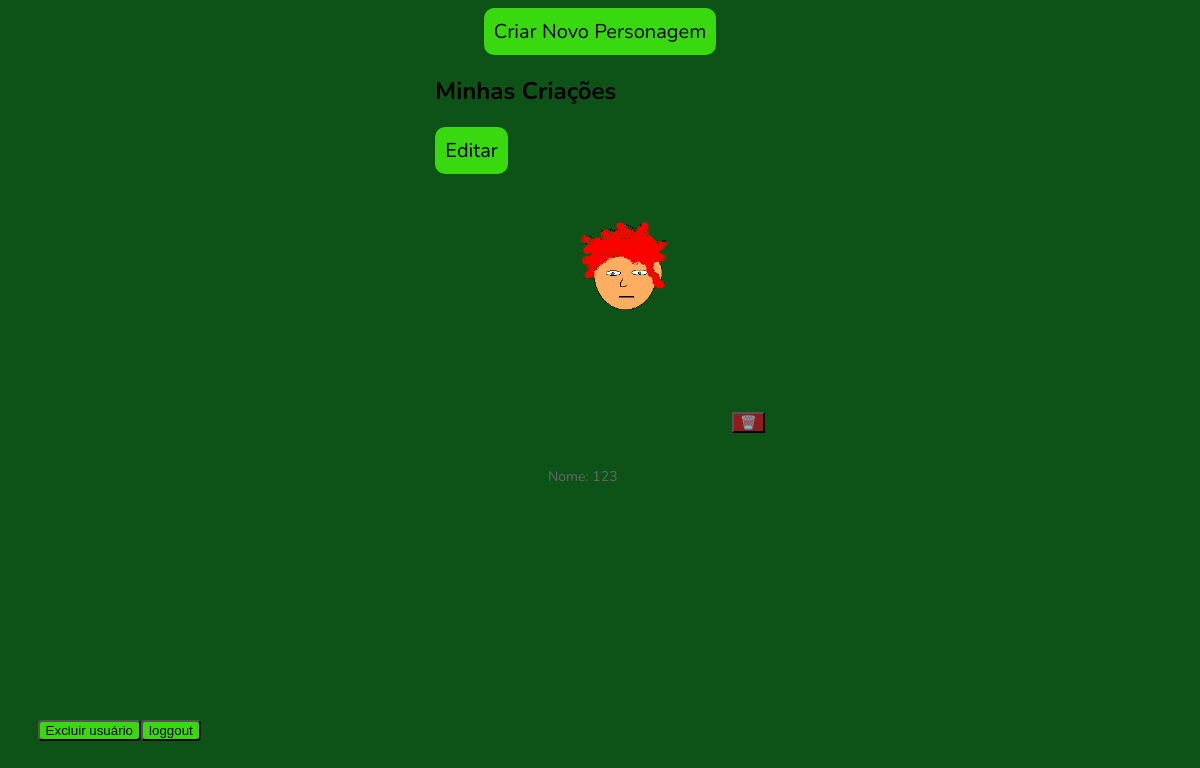
The page /home (signed in) on the database as committed earlier.
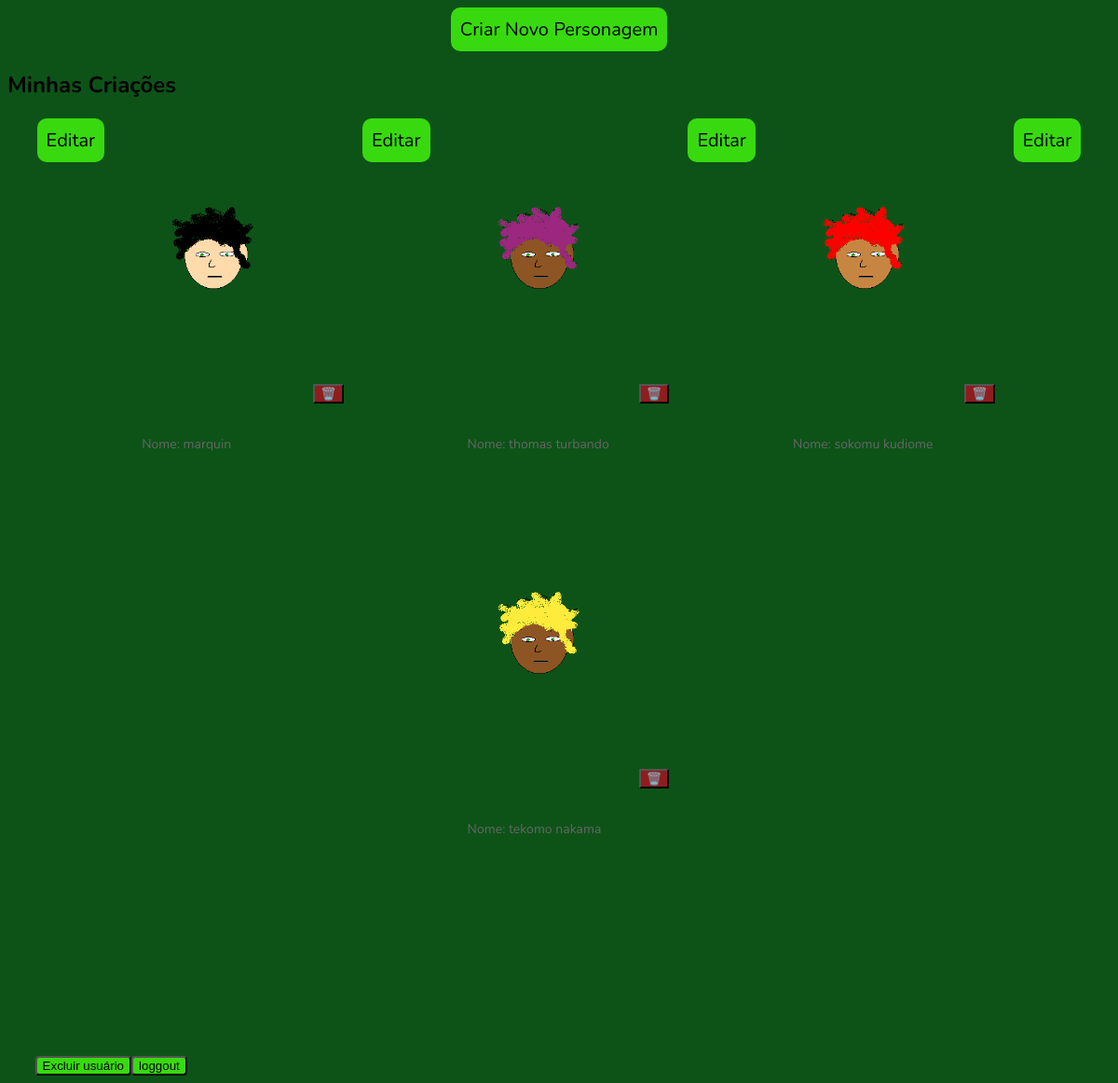
The same page on the database as committed later.
### tables this page shows
CREATE TABLE personagens (id integer primary key, nome text, variacao integer, email_usuario text,
             FOREIGN KEY(email_usuario) REFERENCES usuarios(email));

### .dist/app.py (the view)
@app.route('/home')
def home():
    if 'usuario' not in session:
        return redirect(url_for('login'))
    lista_personagens = database.buscar_personagens(session['usuario'])
    return render_template('home.html', personagens=lista_personagens)

### .dist/database.py (called while the page is built)
def conectar_banco():
    conexao = sqlite3.connect("personagens.db")
    return conexao

def buscar_personagens(email):
    conexao = conectar_banco()
    cursor = conexao.cursor()
    cursor.execute('''SELECT id, nome, variacao
                   FROM personagens WHERE email_usuario=?''',
                   (email,))
    conexao.commit()
    personagens = cursor.fetchall() # Busca todos os resultados do select e guarda em "personagens"
    return personagens

### .dist/templates/home.html (shortened to what this page needs)
<!DOCTYPE html>
<html lang="pt-br">
<head>
    <link rel="stylesheet" href="static/style.css">
</head>
<body id="home">
    <div class="botoes">
        <a href="/criar_personagem">Criar Novo Personagem</a>
    </div>
      <section class="my-creations">
        <h2>Minhas Criações</h2>
        <div class="cards-container">
          {% for personagem in personagens %}
          <div class="botoes">
            <a href="/personagens/editar/{{ personagem[0] }}"> Editar</a>
          </div>
          <div class="card">
            {% if personagem[2] == 1 %}
              <img src="{{ url_for('static', filename='img/rosto1.png') }}" class="cover" alt="Imagem">
            {% elif personagem[2] == 2 %}
              <img src="{{ url_for('static', filename='img/rosto2.png') }}" class="cover" alt="Imagem">
            {% elif personagem[2] == 3 %}
              <img src="{{ url_for('static', filename='img/rosto3.png') }}" class="cover" alt="Imagem">
            {% elif personagem[2] == 4 %}
              <img src="{{ url_for('static', filename='img/rosto4.png') }}" class="cover" alt="Imagem">
            {% elif personagem[2] == 5 %}
              <img src="{{ url_for('static', filename='img/rosto5.png') }}" class="cover" alt="Imagem">
            {% elif personagem[2] == 6 %}
              <img src="{{ url_for('static', filename='img/rosto6.png') }}" class="cover" alt="Imagem">
            {% elif personagem[2] == 7 %}
              <img src="{{ url_for('static', filename='img/rosto7.png') }}" class="cover" alt="Imagem">
            {% endif %}
            <button type="submit" class="deletar" onclick="window.location.href='/personagens/excluir/{{ personagem[0] }}'">🗑️</button>
            <div class="card-content">
              <p>Nome: {{personagem[1]}}</p>
            </div>
          </div>
          {% endfor  %}
        </div>
      </section>
      <div class="excluir_usuario"> <input type="button" onclick="window.location.href='/excluir_usuario'" value="Excluir usuário">
        <input type="button" onclick="window.location.href='/loggout'" value="loggout">
</body>
</html>

Rows that differ between the two databases and show on the page:
removed personagens: variacao 3 (drawn), nome "123"
added personagens: variacao 2 (drawn), nome "marquin"
added personagens: variacao 1 (drawn), nome "thomas turbando"
added personagens: variacao 4 (drawn), nome "sokomu kudiome"
added personagens: variacao 7 (drawn), nome "tekomo nakama"
